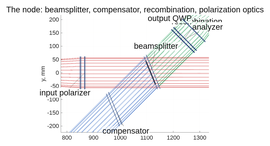
#> input picture demo_session/figs/crop_lens_vlayout_node.png, 270 x 146 px, shrunk from 1530 x 826 before the run
$ python -i crop_panels.py   (imports and definitions only)
#> lines starting #> are read from the running program, lines starting #| are printed output that depends on the picture
#> further down, picture is the input picture: PIL image 270x146 RGB; mean R, G, B 242.1, 241.3, 242.1
"""Panel crops for deck_gauges: cut a fractional box out of a lane's own
layout PNG, then trim white margins.  Cropping only, never re-rendering
(Dave's rule: deck figures are the tools' own output).
Run: python3 crop_panels.py

SOURCES ARE RUN OUTPUTS, so a retired run tag silently freezes a deck figure:
the OAP panels were still being cut from runs/oapdraw3, a render from before
the substrates were decided, and the lens/oap entries named bare *_vlayout.png
files no run writes any more.  Both now point at runs/lay96_{lens,oap}, whose
producer is tg96_run's figs stage (regenerate with runs/layoutfigs.sh).  If a
source path here does not exist, the crop is SKIPPED and the deck keeps the
stale PNG -- which is why this file now reports every miss at the end."""
from PIL import Image, ImageChops
R = '/home/dcr/dev/MACOS_resources/mmacos/templates/40_benches/'
# BOX WIDTHS: the fractional box only has to SELECT a panel -- trim() strips the
# white margin afterwards -- so a narrow box buys nothing and costs content.  The
# 0.15/0.85 side margins these carried were cutting the beams off at both edges
# (Dave, 2026-09-18); full width is the right default.
JOBS = [  # (source, out name, (l, t, r, b) fractions)
    (R+'tg_psi_dm96_oap/runs/lay96_lens/lay96_lens_vlayout.png', 'crop_lens_vlayout_train.png', (0.0, 0.0, 1.0, 0.33)),
    (R+'tg_psi_dm96_oap/runs/lay96_lens/lay96_lens_vlayout.png', 'crop_lens_vlayout_node.png',  (0.2, 0.33, 0.8, 0.66)),
    (R+'tg_psi_dm96_oap/runs/lay96_lens/lay96_lens_vlayout.png', 'crop_lens_vlayout_tail.png',  (0.2, 0.66, 0.8, 1.0)),
    (R+'tg_psi_dm96_oap/runs/lay96_oap/lay96_oap_vlayout.png',  'crop_oap_vlayout_train.png',  (0.0, 0.0, 1.0, 0.33)),
    (R+'tg_psi_dm96_oap/runs/lay96_oap/lay96_oap_vlayout.png',  'crop_oap_vlayout_tail.png',   (0.2, 0.66, 0.8, 1.0)),
    (R+'pdi_dm96/psri_layout.png',         'crop_psri_layout_train.png',  (0.0, 0.0, 1.0, 0.44)),
    (R+'pdi_dm96/psri_layout.png',         'crop_psri_layout_arm.png',    (0.0, 0.44, 1.0, 0.88)),
    (R+'pdi_dm96/pdi_layout.png',          'crop_pdi_layout_train.png',   (0.0, 0.0, 1.0, 0.37)),
    (R+'pdi_dm96/pdi_layout.png',          'crop_pdi_layout_tail.png',    (0.0, 0.37, 1.0, 1.0)),
    (R+'zwfs_dm96/zwfs_vlayout.png',       'crop_zwfs_vlayout_train.png', (0.0, 0.0, 1.0, 0.5)),
    (R+'zwfs_dm96/zwfs_vlayout.png',       'crop_zwfs_vlayout_tail.png',  (0.0, 0.46, 1.0, 1.0)),
    (R+'zwfs_dm96/bench_bs30.png',         'crop_bench_bs30_train.png',   (0.02, 0.0, 0.99, 0.40)),
    (R+'zwfs_dm96/bench_bs30.png',         'crop_bench_bs30_node.png',    (0.02, 0.40, 0.99, 1.0)),
    (R+'zwfs_dm96/bench_bs22.png',         'crop_bench_bs22_node.png',    (0.02, 0.40, 0.99, 1.0)),
    (R+'zwfs_dm96/bench_bs7.png',          'crop_bench_bs7_node.png',     (0.02, 0.40, 0.99, 1.0)),
    (R+'zwfs_dm96/bench_bs22.png',         'crop_bench_bs22_train.png',   (0.02, 0.0, 0.99, 0.40)),
    (R+'tg_psi_dm96_oap/runs/lay96_oap/lay96_oap_vlayout.png', 'crop_lay96_oap_train.png', (0.15, 0.05, 0.9, 0.33)),
    (R+'tg_psi_dm96_oap/runs/lay96_oap/lay96_oap_vlayout.png', 'crop_lay96_oap_node.png',  (0.12, 0.33, 0.9, 0.66)),   # full width: the panel title was clipped at 0.3 (Dave 2026-10-08)
    # the built bench's sensor runs (redo96_*): the hold-error panel and the noise pricing
    (R+'zwfs_dm96/runs/redo96_sensloop2/redo96_sensloop2_loop.png', 'crop_zwfs_redo96_loop_right.png', (0.5, 0.04, 1.0, 1.0)),
    (R+'zwfs_dm96/runs/redo96_sensnoise/redo96_sensnoise_noise.png', 'zwfs_redo96_noise.png', (0.0, 0.0, 1.0, 1.0)),
    # row 2 (the 30 nm working surface) of each gauge's station-by-station figure, for the
    # four-strip signal-flow slide (Dave 2026-10-07); the full figures stay on their own slides.
    # Sources: the 2026-10-07 re-runs on the MIRROR rig with the shared format (xlabels with the
    # rms values, one colorbar per row, the DM's full-lattice 30 nm command in every figure):
    # redo96_oapstn2 (interferometer) and stations193_oap (the three sensors).
    (R+'tg_psi_dm96_oap/runs/redo96_oapstn2/redo96_oapstn2_stations.png', 'crop_stations_row2_I.png', (0.0, 0.50, 1.0, 1.0)),
    (R+'zwfs_dm96/runs/stations193_oap/stations193_oap_stations_S.png', 'crop_stations_row2_S.png', (0.0, 0.50, 1.0, 1.0)),
    (R+'zwfs_dm96/runs/stations193_oap/stations193_oap_stations_V.png', 'crop_stations_row2_V.png', (0.0, 0.50, 1.0, 1.0)),
    (R+'zwfs_dm96/runs/stations193_oap/stations193_oap_stations_P.png', 'crop_stations_row2_P.png', (0.0, 0.50, 1.0, 1.0)),
]
MISSING = []


# Margin left around the ink after trimming, as a fraction of the trimmed size.
# A FIXED 12 px (what this was until 2026-09-18) is half a percent of a 2438 px
# render -- invisible at deck scale, so every panel sat flush against its own
# content and read as cramped on the slide (Dave: "a little too tight").  The
# fractional box was never the problem: widening it changed nothing, because the
# space it gained was white that trim then removed again.
PAD_FRAC = 0.025
PAD_MIN = 12


def trim(im):
    bg = Image.new(im.mode, im.size, (255, 255, 255))
#> bg: PIL image 270x146 RGB; every value is 255
    diff = ImageChops.difference(im.convert('RGB'), bg.convert('RGB'))
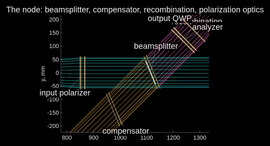
#> diff: PIL image 270x146 RGB; mean R, G, B 12.9, 13.7, 12.9
    bbox = diff.getbbox()
#> bbox = (4, 4, 266, 142)
    if bbox:
        l, t, r, b = bbox
#> l = 4; t = 4; r = 266; b = 142
        m = max(PAD_MIN, int(PAD_FRAC * max(r - l, b - t)))
#> m = 12
        # Paste onto white rather than taking the margin from the source: a
        # panel whose ink runs to the edge of its fractional box (the node
        # panels do, vertically) cannot give the margin back, so taking it
        # from the source pads the sides and leaves top and bottom flush.
        core = im.crop(bbox)
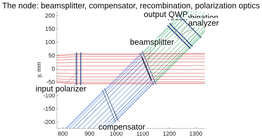
#> core: PIL image 262x138 RGB; mean R, G, B 241, 240.1, 240.9
        im = Image.new('RGB', (core.width + 2*m, core.height + 2*m), (255, 255, 255))
#> im: PIL image 286x162 RGB; every value is 255
        im.paste(core, (m, m))
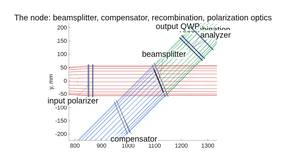
#> im: PIL image 286x162 RGB; mean R, G, B 244, 243.4, 244
    return im
import os
# [14 lines not run here, left out]

# bench_three_nodes.png: the splitter-angle comparison, 7 / 22.5 / 30 left to
# right.  Tiled from the three node crops above rather than rendered, so it
# cannot drift from them.  It had no producer at all until 2026-09-18 -- it was
# assembled by hand and went stale with the rest.
TILE = ['crop_bench_bs7_node.png', 'crop_bench_bs22_node.png', 'crop_bench_bs30_node.png']
# [18 lines not run here, left out]

>>> from PIL import Image
>>> picture = Image.open('figs/crop_lens_vlayout_node.png')
>>> result = trim(picture)

$ run again, on demo_session/figs/cophi_block_multi.png
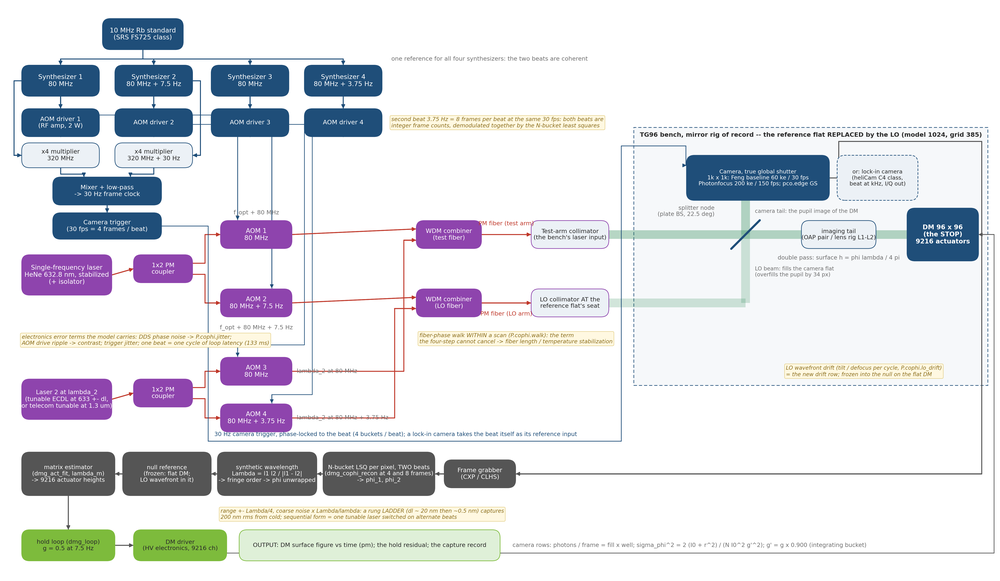
#> input picture demo_session/figs/cophi_block_multi.png, 1000 x 581 px, shrunk from 5231 x 3038 before the run
#> picture is the input picture: PIL image 1000x581 RGBA; mean R, G, B, A 224.2, 225.5, 229.9, 255
#> bg: PIL image 1000x581 RGBA; every value is 255
#> in trim, `diff = ImageChops.difference(im.convert('RGB'), bg.convert('RGB'))`:
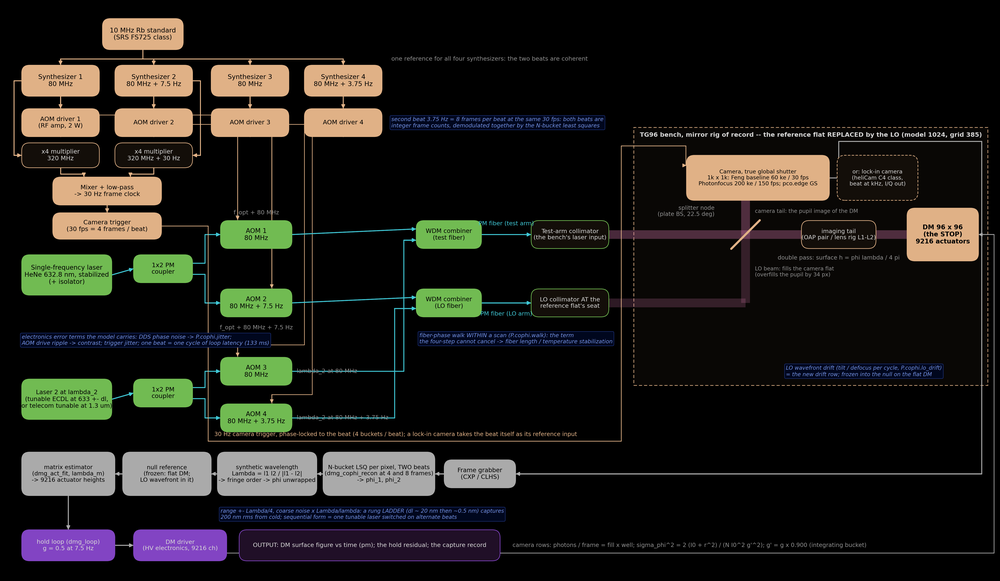
#> diff: PIL image 1000x581 RGB; mean R, G, B 30.8, 29.5, 25.1
#> bbox = (11, 16, 997, 564)
#> l = 11; t = 16; r = 997; b = 564
#> m = 24
#> in trim, `im.paste(core, (m, m))`:
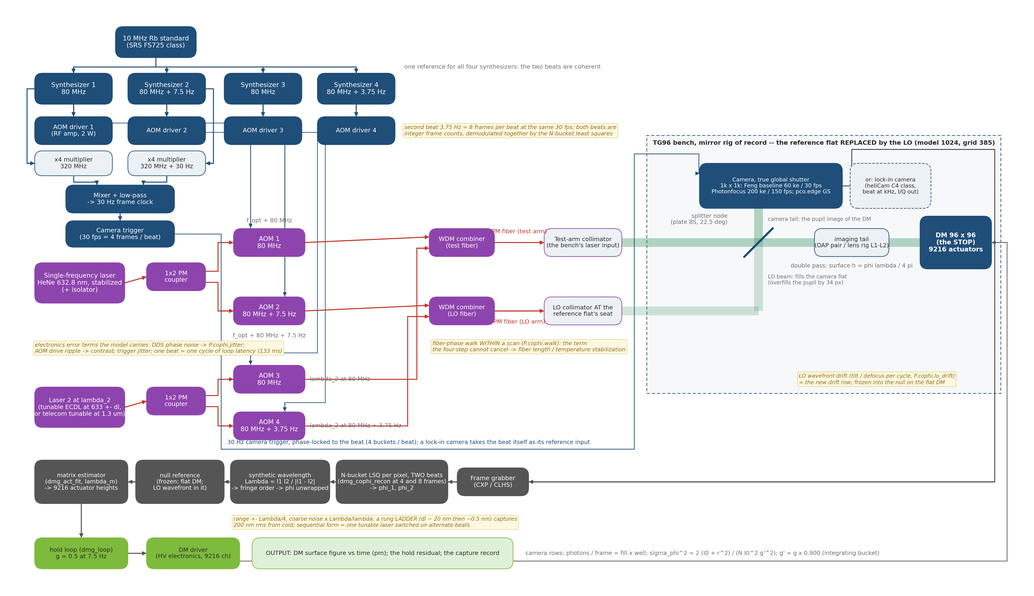
#> im: PIL image 1034x596 RGB; mean R, G, B 226, 227.1, 231.3

$ run again, on demo_session/figs/cophi_block_single.png
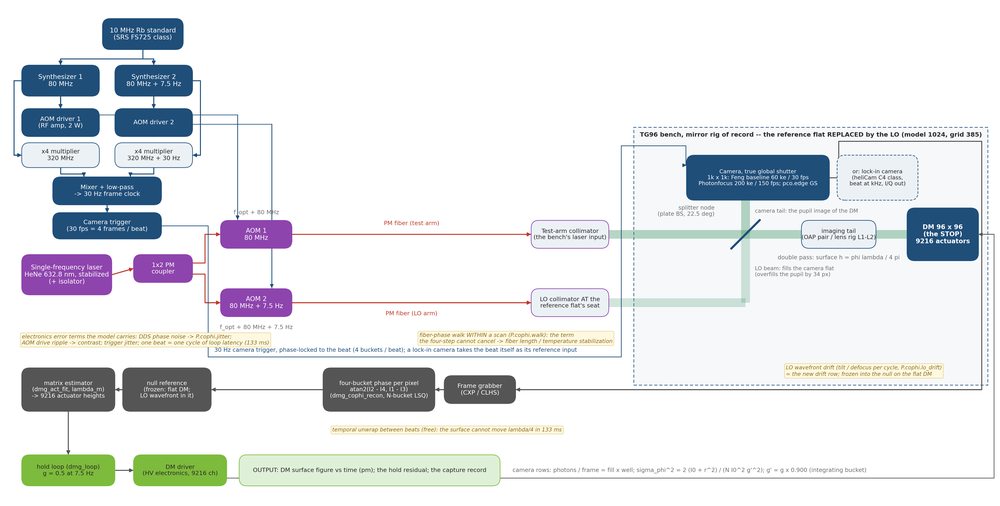
#> input picture demo_session/figs/cophi_block_single.png, 1000 x 506 px, shrunk from 5231 x 2648 before the run
#> picture is the input picture: PIL image 1000x506 RGBA; mean R, G, B, A 228.5, 231.1, 233.2, 255
#> bg: PIL image 1000x506 RGBA; every value is 255
#> in trim, `diff = ImageChops.difference(im.convert('RGB'), bg.convert('RGB'))`:
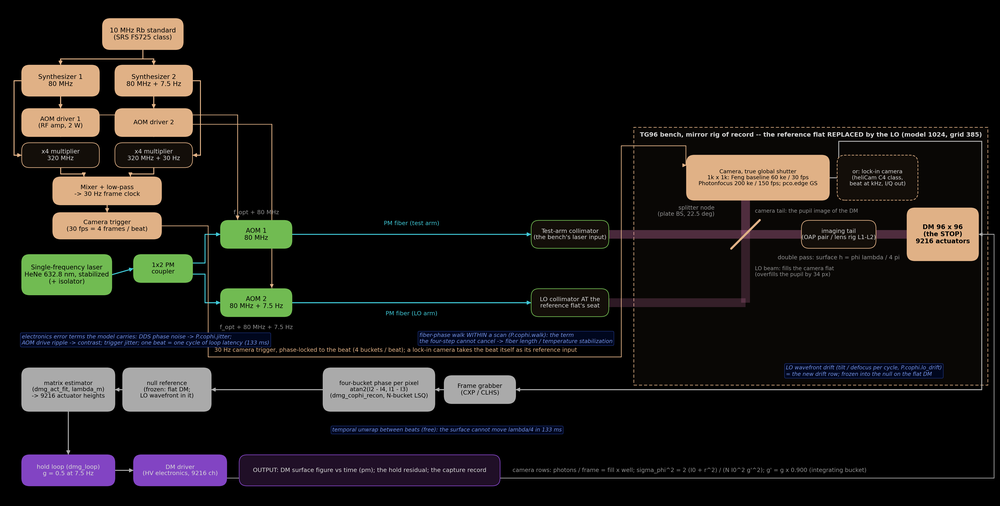
#> diff: PIL image 1000x506 RGB; mean R, G, B 26.5, 23.9, 21.8
#> bbox = (11, 16, 997, 489)
#> l = 11; t = 16; r = 997; b = 489
#> m = 24
#> in trim, `im.paste(core, (m, m))`:
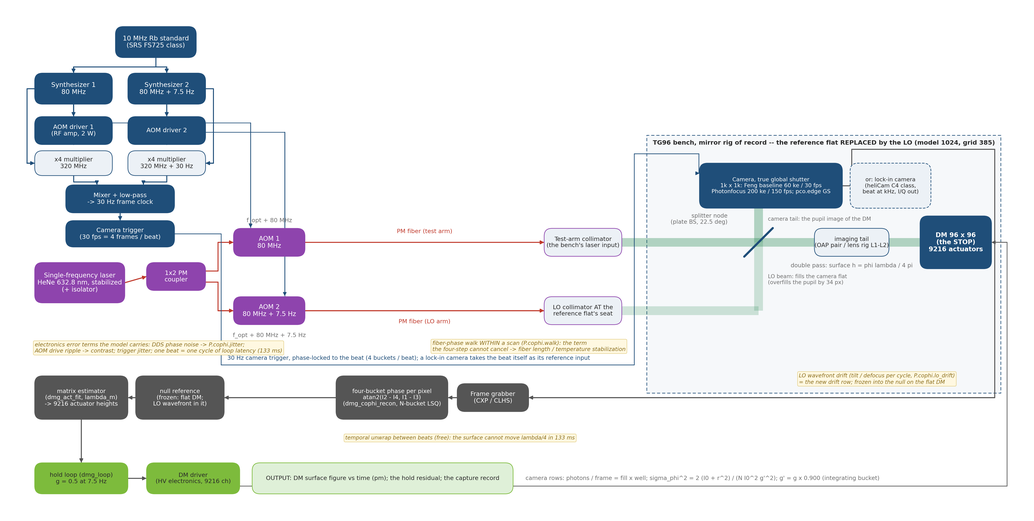
#> im: PIL image 1034x521 RGB; mean R, G, B 230.1, 232.6, 234.5

$ run again, on demo_session/figs/cophi_hold_vs_cycle.png
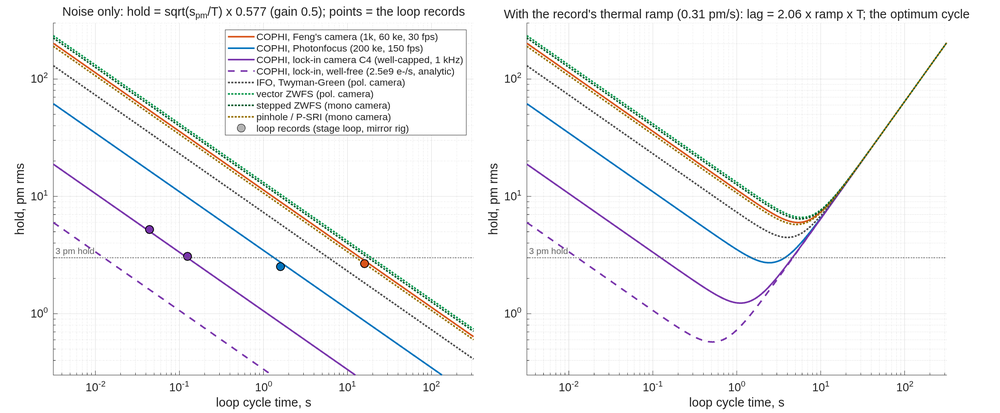
#> input picture demo_session/figs/cophi_hold_vs_cycle.png, 1000 x 413 px, shrunk from 2344 x 969 before the run
#> picture is the input picture: PIL image 1000x413 RGB; mean R, G, B 246.2, 246.1, 246.2
#> bg: PIL image 1000x413 RGB; every value is 255
#> in trim, `diff = ImageChops.difference(im.convert('RGB'), bg.convert('RGB'))`:
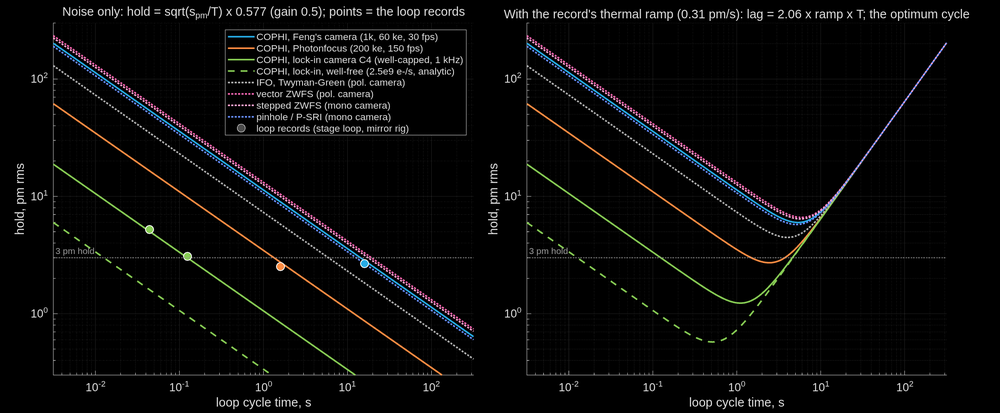
#> diff: PIL image 1000x413 RGB; mean R, G, B 8.8, 8.9, 8.8
#> bbox = (12, 4, 972, 412)
#> l = 12; t = 4; r = 972; b = 412
#> m = 24
#> in trim, `im.paste(core, (m, m))`:
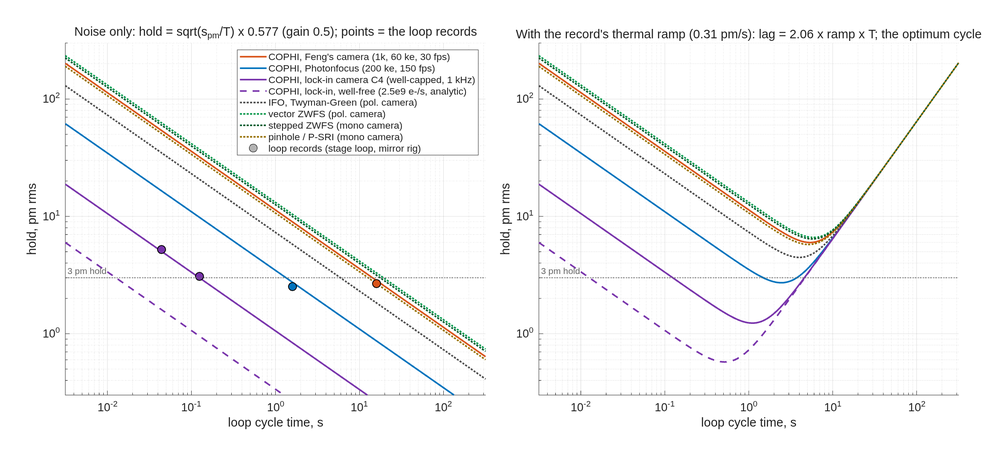
#> im: PIL image 1008x456 RGB; mean R, G, B 247.1, 247, 247.1
